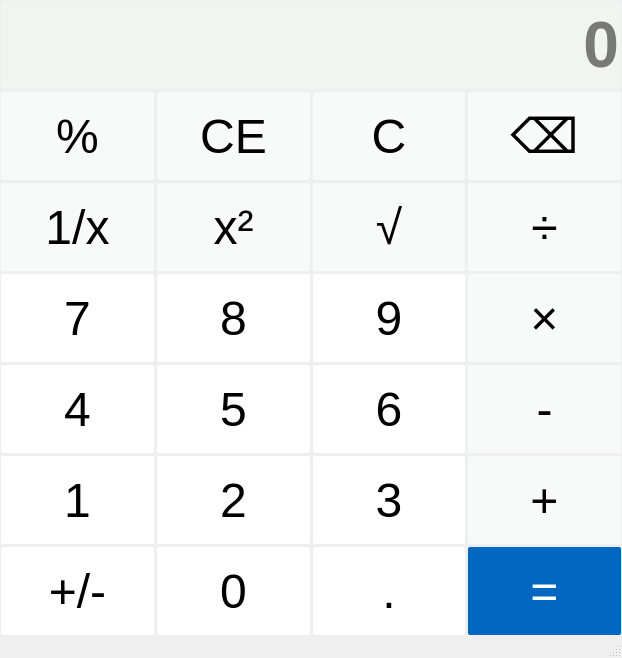
<?xml version="1.0" encoding="UTF-8"?>
<ui version="4.0">
 <class>MainWindow</class>
 <widget class="QMainWindow" name="MainWindow">
  <property name="geometry">
   <rect>
    <x>0</x>
    <y>0</y>
    <width>622</width>
    <height>658</height>
   </rect>
  </property>
  <property name="windowTitle">
   <string>计算器-郭梓轩-2023414290411</string>
  </property>
  <property name="styleSheet">
   <string notr="true">QPushButton{
	background-color: rgba(255, 255,255,255);
	font-size: 36pt;
	border-radius: 2px;
}
QPushButton:hover{
	background-color: #fbfbfc
}
QLineEdit{
	font-size: 48pt;
	border-radius: 4px;
	font:bold;
	background-color: #f2f4f0;
}</string>
  </property>
  <widget class="QWidget" name="centralwidget">
   <layout class="QVBoxLayout" name="verticalLayout">
    <property name="spacing">
     <number>3</number>
    </property>
    <property name="leftMargin">
     <number>1</number>
    </property>
    <property name="topMargin">
     <number>1</number>
    </property>
    <property name="rightMargin">
     <number>1</number>
    </property>
    <property name="bottomMargin">
     <number>1</number>
    </property>
    <item>
     <layout class="QGridLayout" name="gridLayout_6">
      <item row="4" column="2">
       <widget class="QPushButton" name="btnNum6">
        <property name="sizePolicy">
         <sizepolicy hsizetype="Minimum" vsizetype="Minimum">
          <horstretch>0</horstretch>
          <verstretch>0</verstretch>
         </sizepolicy>
        </property>
        <property name="text">
         <string>6</string>
        </property>
       </widget>
      </item>
      <item row="2" column="1">
       <widget class="QPushButton" name="btnSquare">
        <property name="sizePolicy">
         <sizepolicy hsizetype="Minimum" vsizetype="Minimum">
          <horstretch>0</horstretch>
          <verstretch>0</verstretch>
         </sizepolicy>
        </property>
        <property name="styleSheet">
         <string notr="true">QPushButton{
	background-color: #f8f9f9;
}
QPushButton:hover{
	background-color: #f5f7f6;
}</string>
        </property>
        <property name="text">
         <string>x²</string>
        </property>
       </widget>
      </item>
      <item row="3" column="0">
       <widget class="QPushButton" name="btnNum7">
        <property name="sizePolicy">
         <sizepolicy hsizetype="Minimum" vsizetype="Minimum">
          <horstretch>0</horstretch>
          <verstretch>0</verstretch>
         </sizepolicy>
        </property>
        <property name="text">
         <string>7</string>
        </property>
       </widget>
      </item>
      <item row="3" column="3">
       <widget class="QPushButton" name="btnMultiple">
        <property name="sizePolicy">
         <sizepolicy hsizetype="Minimum" vsizetype="Minimum">
          <horstretch>0</horstretch>
          <verstretch>0</verstretch>
         </sizepolicy>
        </property>
        <property name="styleSheet">
         <string notr="true">QPushButton{
	background-color: #f8f9f9;
}
QPushButton:hover{
	background-color: #f5f7f6;
}</string>
        </property>
        <property name="text">
         <string>×</string>
        </property>
       </widget>
      </item>
      <item row="0" column="0" colspan="4">
       <widget class="QLineEdit" name="display">
        <property name="sizePolicy">
         <sizepolicy hsizetype="Expanding" vsizetype="Preferred">
          <horstretch>0</horstretch>
          <verstretch>0</verstretch>
         </sizepolicy>
        </property>
        <property name="text">
         <string/>
        </property>
        <property name="alignment">
         <set>Qt::AlignmentFlag::AlignRight|Qt::AlignmentFlag::AlignTrailing|Qt::AlignmentFlag::AlignVCenter</set>
        </property>
        <property name="placeholderText">
         <string>0</string>
        </property>
       </widget>
      </item>
      <item row="2" column="3">
       <widget class="QPushButton" name="btnDivide">
        <property name="sizePolicy">
         <sizepolicy hsizetype="Minimum" vsizetype="Minimum">
          <horstretch>0</horstretch>
          <verstretch>0</verstretch>
         </sizepolicy>
        </property>
        <property name="styleSheet">
         <string notr="true">QPushButton{
	background-color: #f8f9f9;
}
QPushButton:hover{
	background-color: #f5f7f6;
}</string>
        </property>
        <property name="text">
         <string>÷</string>
        </property>
       </widget>
      </item>
      <item row="6" column="0">
       <widget class="QPushButton" name="btnSign">
        <property name="sizePolicy">
         <sizepolicy hsizetype="Minimum" vsizetype="Minimum">
          <horstretch>0</horstretch>
          <verstretch>0</verstretch>
         </sizepolicy>
        </property>
        <property name="text">
         <string>+/-</string>
        </property>
       </widget>
      </item>
      <item row="4" column="3">
       <widget class="QPushButton" name="btnMinus">
        <property name="sizePolicy">
         <sizepolicy hsizetype="Minimum" vsizetype="Minimum">
          <horstretch>0</horstretch>
          <verstretch>0</verstretch>
         </sizepolicy>
        </property>
        <property name="styleSheet">
         <string notr="true">QPushButton{
	background-color: #f8f9f9;
}
QPushButton:hover{
	background-color: #f5f7f6;
}</string>
        </property>
        <property name="text">
         <string>-</string>
        </property>
       </widget>
      </item>
      <item row="4" column="0">
       <widget class="QPushButton" name="btnNum4">
        <property name="sizePolicy">
         <sizepolicy hsizetype="Minimum" vsizetype="Minimum">
          <horstretch>0</horstretch>
          <verstretch>0</verstretch>
         </sizepolicy>
        </property>
        <property name="text">
         <string>4</string>
        </property>
       </widget>
      </item>
      <item row="2" column="2">
       <widget class="QPushButton" name="btnSqrt">
        <property name="sizePolicy">
         <sizepolicy hsizetype="Minimum" vsizetype="Minimum">
          <horstretch>0</horstretch>
          <verstretch>0</verstretch>
         </sizepolicy>
        </property>
        <property name="styleSheet">
         <string notr="true">QPushButton{
	background-color: #f8f9f9;
}
QPushButton:hover{
	background-color: #f5f7f6;
}</string>
        </property>
        <property name="text">
         <string>√</string>
        </property>
       </widget>
      </item>
      <item row="5" column="1">
       <widget class="QPushButton" name="btnNum2">
        <property name="sizePolicy">
         <sizepolicy hsizetype="Minimum" vsizetype="Minimum">
          <horstretch>0</horstretch>
          <verstretch>0</verstretch>
         </sizepolicy>
        </property>
        <property name="text">
         <string>2</string>
        </property>
       </widget>
      </item>
      <item row="1" column="2">
       <widget class="QPushButton" name="btnClean">
        <property name="sizePolicy">
         <sizepolicy hsizetype="Minimum" vsizetype="Minimum">
          <horstretch>0</horstretch>
          <verstretch>0</verstretch>
         </sizepolicy>
        </property>
        <property name="styleSheet">
         <string notr="true">QPushButton{
	background-color: #f8f9f9;
}
QPushButton:hover{
	background-color: #f5f7f6;
}</string>
        </property>
        <property name="text">
         <string>C</string>
        </property>
       </widget>
      </item>
      <item row="5" column="0">
       <widget class="QPushButton" name="btnNum1">
        <property name="sizePolicy">
         <sizepolicy hsizetype="Minimum" vsizetype="Minimum">
          <horstretch>0</horstretch>
          <verstretch>0</verstretch>
         </sizepolicy>
        </property>
        <property name="text">
         <string>1</string>
        </property>
       </widget>
      </item>
      <item row="5" column="3">
       <widget class="QPushButton" name="btnPlus">
        <property name="sizePolicy">
         <sizepolicy hsizetype="Minimum" vsizetype="Minimum">
          <horstretch>0</horstretch>
          <verstretch>0</verstretch>
         </sizepolicy>
        </property>
        <property name="styleSheet">
         <string notr="true">QPushButton{
	background-color: #f8f9f9;
}
QPushButton:hover{
	background-color: #f5f7f6;
}</string>
        </property>
        <property name="text">
         <string>+</string>
        </property>
       </widget>
      </item>
      <item row="3" column="2">
       <widget class="QPushButton" name="btnNum9">
        <property name="sizePolicy">
         <sizepolicy hsizetype="Minimum" vsizetype="Minimum">
          <horstretch>0</horstretch>
          <verstretch>0</verstretch>
         </sizepolicy>
        </property>
        <property name="text">
         <string>9</string>
        </property>
       </widget>
      </item>
      <item row="1" column="0">
       <widget class="QPushButton" name="btnPercentage">
        <property name="sizePolicy">
         <sizepolicy hsizetype="Minimum" vsizetype="Minimum">
          <horstretch>0</horstretch>
          <verstretch>0</verstretch>
         </sizepolicy>
        </property>
        <property name="styleSheet">
         <string notr="true">QPushButton{
	background-color: #f8f9f9;
}
QPushButton:hover{
	background-color: #f5f7f6;
}</string>
        </property>
        <property name="text">
         <string>%</string>
        </property>
       </widget>
      </item>
      <item row="3" column="1">
       <widget class="QPushButton" name="btnNum8">
        <property name="sizePolicy">
         <sizepolicy hsizetype="Minimum" vsizetype="Minimum">
          <horstretch>0</horstretch>
          <verstretch>0</verstretch>
         </sizepolicy>
        </property>
        <property name="text">
         <string>8</string>
        </property>
       </widget>
      </item>
      <item row="1" column="1">
       <widget class="QPushButton" name="btnCleanAll">
        <property name="sizePolicy">
         <sizepolicy hsizetype="Minimum" vsizetype="Minimum">
          <horstretch>0</horstretch>
          <verstretch>0</verstretch>
         </sizepolicy>
        </property>
        <property name="styleSheet">
         <string notr="true">QPushButton{
	background-color: #f8f9f9;
}
QPushButton:hover{
	background-color: #f5f7f6;
}</string>
        </property>
        <property name="text">
         <string>CE</string>
        </property>
       </widget>
      </item>
      <item row="6" column="1">
       <widget class="QPushButton" name="btnNum0">
        <property name="sizePolicy">
         <sizepolicy hsizetype="Minimum" vsizetype="Minimum">
          <horstretch>0</horstretch>
          <verstretch>0</verstretch>
         </sizepolicy>
        </property>
        <property name="text">
         <string>0</string>
        </property>
       </widget>
      </item>
      <item row="6" column="3">
       <widget class="QPushButton" name="btnEqual">
        <property name="sizePolicy">
         <sizepolicy hsizetype="Minimum" vsizetype="Minimum">
          <horstretch>0</horstretch>
          <verstretch>0</verstretch>
         </sizepolicy>
        </property>
        <property name="styleSheet">
         <string notr="true">QPushButton{
	background-color: #0067C0;
	color:white;
}
QPushButton:hover{
	background-color: #1875C5;
}</string>
        </property>
        <property name="text">
         <string>=</string>
        </property>
       </widget>
      </item>
      <item row="4" column="1">
       <widget class="QPushButton" name="btnNum5">
        <property name="sizePolicy">
         <sizepolicy hsizetype="Minimum" vsizetype="Minimum">
          <horstretch>0</horstretch>
          <verstretch>0</verstretch>
         </sizepolicy>
        </property>
        <property name="text">
         <string>5</string>
        </property>
       </widget>
      </item>
      <item row="1" column="3">
       <widget class="QPushButton" name="btnDel">
        <property name="sizePolicy">
         <sizepolicy hsizetype="Minimum" vsizetype="Minimum">
          <horstretch>0</horstretch>
          <verstretch>0</verstretch>
         </sizepolicy>
        </property>
        <property name="styleSheet">
         <string notr="true">QPushButton{
	background-color: #f8f9f9;
}
QPushButton:hover{
	background-color: #f5f7f6;
}</string>
        </property>
        <property name="text">
         <string>⌫</string>
        </property>
       </widget>
      </item>
      <item row="5" column="2">
       <widget class="QPushButton" name="btnNum3">
        <property name="sizePolicy">
         <sizepolicy hsizetype="Minimum" vsizetype="Minimum">
          <horstretch>0</horstretch>
          <verstretch>0</verstretch>
         </sizepolicy>
        </property>
        <property name="text">
         <string>3</string>
        </property>
       </widget>
      </item>
      <item row="2" column="0">
       <widget class="QPushButton" name="btnInverse">
        <property name="sizePolicy">
         <sizepolicy hsizetype="Minimum" vsizetype="Minimum">
          <horstretch>0</horstretch>
          <verstretch>0</verstretch>
         </sizepolicy>
        </property>
        <property name="styleSheet">
         <string notr="true">QPushButton{
	background-color: #f8f9f9;
}
QPushButton:hover{
	background-color: #f5f7f6;
}</string>
        </property>
        <property name="text">
         <string>1/x</string>
        </property>
       </widget>
      </item>
      <item row="6" column="2">
       <widget class="QPushButton" name="btnPeriod">
        <property name="sizePolicy">
         <sizepolicy hsizetype="Minimum" vsizetype="Minimum">
          <horstretch>0</horstretch>
          <verstretch>0</verstretch>
         </sizepolicy>
        </property>
        <property name="text">
         <string>.</string>
        </property>
       </widget>
      </item>
     </layout>
    </item>
   </layout>
  </widget>
  <widget class="QMenuBar" name="menubar">
   <property name="geometry">
    <rect>
     <x>0</x>
     <y>0</y>
     <width>622</width>
     <height>25</height>
    </rect>
   </property>
  </widget>
  <widget class="QStatusBar" name="statusbar"/>
 </widget>
 <resources/>
 <connections/>
</ui>
